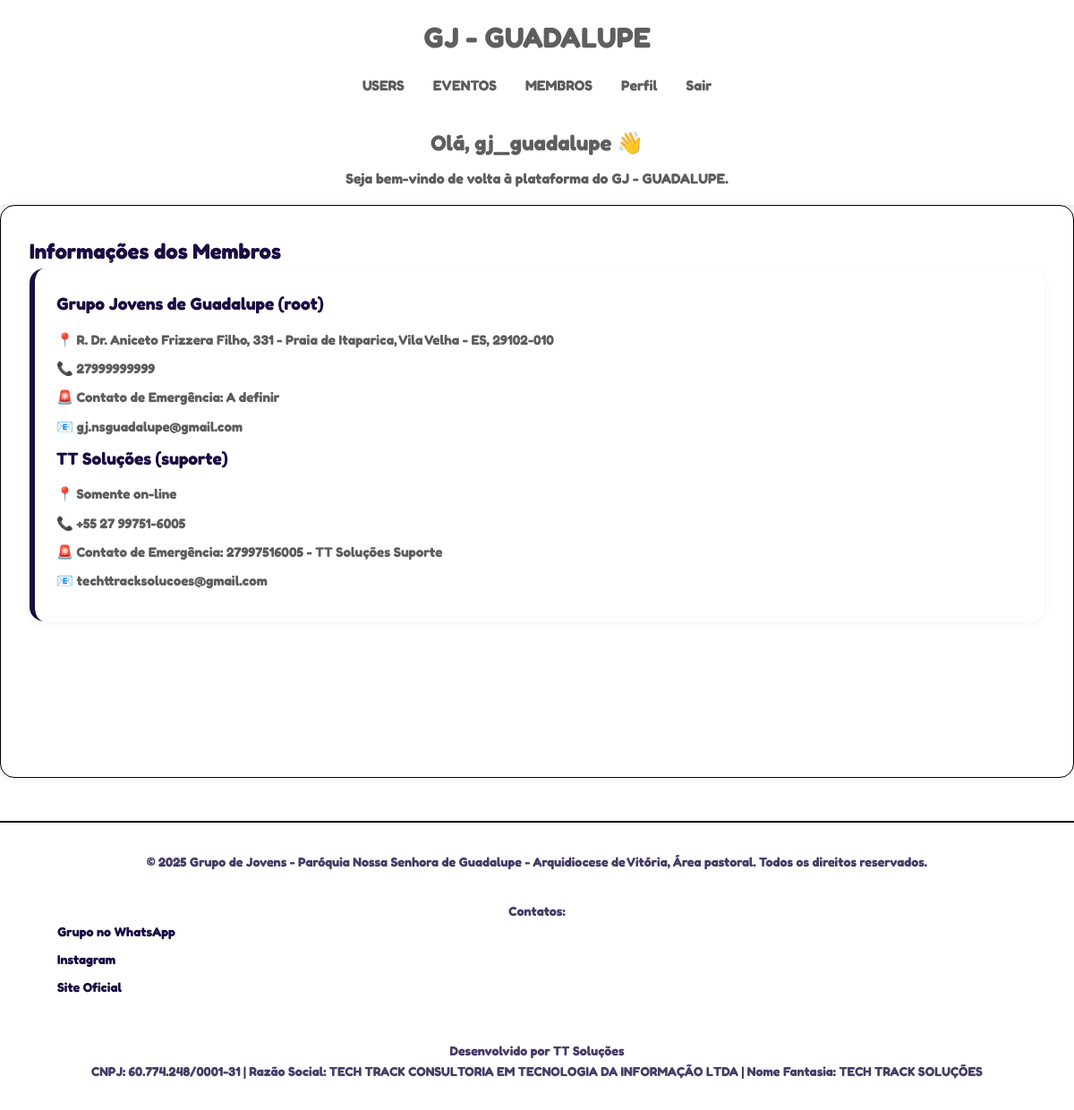
The app's page /membros/info (signed in) with its own data.
### tables this page shows
CREATE TABLE usuarios (
    id INTEGER PRIMARY KEY AUTOINCREMENT,
    username TEXT UNIQUE NOT NULL,
    email TEXT NOT NULL,
    senha_hash TEXT NOT NULL,
    cargo TEXT NOT NULL DEFAULT 'user',
    acesso_api BOOLEAN DEFAULT FALSE,
    criado_em TIMESTAMP DEFAULT CURRENT_TIMESTAMP
, nome_completo TEXT, telefone TEXT, instagram TEXT, contato_emergencia TEXT, data_nascimento TEXT, endereco TEXT);

### app/routes/gerenciar.py (the view)
@app.route('/membros/info')
@required_roles('admin', 'user')
def membros_info():
    usuarios = ver_usuarios()
    return render_template('pages/private/membros_info.html', usuarios=usuarios)

### app/routes/geral.py (called while the page is built)
@app.context_processor
def inject_now():
    if 'user' not in session:
        user = { 'is_authenticated': False }
    else:
        user = { 'is_authenticated': True }
    return {'now': datetime.now(), 'current_user': user}

### config/auth/auth.py (called while the page is built)
def get_authenticated_user_roles():
    if 'user' not in session:
        return None
    if time.time() - session.get('last_activity', 0) > SESSION_TIMEOUT:
        session.clear()
        return None
    session['last_activity'] = time.time()  # Atualiza a última atividade
    roles = session['user'].get('roles', [])
    return roles

def required_roles(*required_roles):
    def decorator(f):
        @wraps(f)
        def decorated_function(*args, **kwargs):
            user_roles = get_authenticated_user_roles()
            if user_roles is None:
                return jsonify({"error": "Não autenticado ou sessão expirada"}), 401
            if not any(role in user_roles for role in required_roles):
                return jsonify({"error": "Permissão insuficiente"}), 403
            return f(*args, **kwargs)
        return decorated_function
    return decorator

### config/database/config/functions_db.py (called while the page is built)
def conectar_banco() -> sqlite3.Connection:
    from config.models.paths import path_data_base
    import os
    path_db = os.path.join(path_data_base, 'site_gj.db')
    try:
        conn = sqlite3.connect(path_db)
        return conn
    except sqlite3.Error as e:
        raise Exception(f"Erro ao conectar ao banco: {e}")

def executar_sql(sql: str) -> Union[str, list]:
    conn = conectar_banco()
    cursor = conn.cursor()
    try:
        cursor.execute(sql)
        if cursor.description:
            resultado = cursor.fetchall()
        else:
            conn.commit()
            resultado = "Sucesso ao executar"
        return resultado
    except sqlite3.Error as e:
        conn.rollback()
        raise Exception(f"Erro ao executar SQL: {e}")
    finally:
        cursor.close()
        conn.close()

### app/templates/pages/private/membros_info.html (shortened to what this page needs)
{% extends "base.html" %}
{% block css %}
<link rel="stylesheet" href="{{ url_for('static', filename='css/pages/membros.css') }}">
{% endblock %}
{% block content %}
<h2 class="text-xl mb-4">Informações dos Membros</h2>
<div class="bg-white dark:bg-zinc-800 p-4 rounded-xl shadow-sm membro-card">
  {% for user in usuarios %}
    <div class="bg-white dark:bg-zinc-800 p-4 rounded-xl shadow-sm">
      <h3 class="font-bold text-lg">{{ user.nome_completo }}</h3>
      <p>📍 {{ user.endereco }}</p>
      <p>📞 {{ user.telefone }}</p>
      <p>🚨 Contato de Emergência: {{ user.contato_emergencia }}</p>
      <p>📧 {{ user.email }}</p>
    </div>
  {% endfor %}
</div>
{% endblock %}

### app/templates/base.html (shortened to what this page needs)
<!DOCTYPE html>
<html lang="pt-BR">
<head>
    <link rel="stylesheet" href="{{ url_for('static', filename='css/main.css') }}">
    <link rel="stylesheet" href="{{ url_for('static', filename='css/components/header.css') }}">
    <link rel="stylesheet" href="{{ url_for('static', filename='css/components/form.css') }}">
    <link rel="stylesheet" href="{{ url_for('static', filename='css/components/footer.css') }}">
    {% block css %}{% endblock %}
</head>
<body>
    {% include 'components/header.html' %}
    <main class="main-content">
        {% block content %}{% endblock %}
    </main>
    {% include 'components/footer.html' %}
</body>
</html>

### app/templates/components/header.html
<header class="main-header">
    <div class="header-container">
        <div class="brand">
            <a href="/index">GJ - GUADALUPE</a>
        </div>
        <nav class="main-nav">
            <ul>
                {% if current_user.is_authenticated %}
                    {% if session.user.cargo == 'admin' %}
                        <li><a href="/usuarios" title="Ir para painel de usuarios">USERS</a></li>
                    {% endif %}
                    <li><a href="/eventos" title="Ir para eventos">EVENTOS</a></li>
                    <li><a href="/membros" title="Ir para membros">MEMBROS</a></li>
                    <li><a href="/perfil" title="Ir para perfil do sistema">Perfil</a></li>
                    <li><a href="/logout" title="Deslogar do sistema">Sair</a></li>
                {% else %}
                    <li><a href="/login" title="Realizar Login">Login</a></li>
                {% endif %}
            </ul>
        </nav>
        <div class="header-intro">
            {% if current_user.is_authenticated %}
                <h2 class="dashboard-title">Olá, {{ session.user.username }} 👋</h2>
                <p class="dashboard-subtext">Seja bem-vindo de volta à plataforma do GJ - GUADALUPE.</p>
            {% else %}
                <h2 class="public-title">Entre para mais recursos</h2>
                <p class="public-subtext">Crie uma conta ou faça login para ter acesso completo ao sistema.</p>
            {% endif %}
        </div>
    </div>
</header>

### app/templates/components/footer.html
<footer class="main-footer">
    <div class="footer-container">
        <p>
            &copy; {{ now.year }} Grupo de Jovens - Paróquia Nossa Senhora de Guadalupe - Arquidiocese de Vitória, Área pastoral. Todos os direitos reservados.
        </p>
        <div class="footer-contacts mt-1">
            <p><strong>Contatos:</strong></p>
            <ul>
                <li><a href="https://site-ttsolucoes.onrender.com/" target="_blank">Grupo no WhatsApp</a></li>
                <li><a href="https://www.instagram.com/gj.nsguadalupe/" target="_blank">Instagram</a></li>
                <li><a href="https://gj-guadalupe.onrender.com/" target="_blank">Site Oficial</a></li>
            </ul>
        </div>
        <div class="footer-credits mt-2">
            <p>
                Desenvolvido por
                <a href="https://site-ttsolucoes.onrender.com/" target="_blank" title="Site da TT Soluções">
                    TT Soluções
                </a>
                <br>
                CNPJ: 60.774.248/0001-31 |
                Razão Social: TECH TRACK CONSULTORIA EM TECNOLOGIA DA INFORMAÇÃO LTDA |
                Nome Fantasia: TECH TRACK SOLUÇÕES
            </p>
        </div>
    </div>
</footer>

### app/static/css/main.css (style rules this page uses)
:root { --text-color: #1A0D42; --background-color: #FFFFFF; --border-color: #000000; --primary-color: #1A0D42; --secondary-color: #34D399; --accent-color: #F59E0B; --danger-color: #EF4444; --success-color: #10B981; --info-color: #60A5FA; --warning-color: #FBBF24; --text-dark: #000000; --text-light: #5E5E5E; --background-soft: #F7F7F7; --background-card: #FFFFFF; --btn-primary-bg: var(--primary-color); --btn-primary-text: #ffffff; --btn-secondary-bg: var(--secondary-color); --btn-secondary-text: #ffffff; --modal-bg: rgba(0, 0, 0, 0.6); --modal-content-bg: #fff; --spacing-unit: 1rem; }
* { margin: 0; padding: 0; box-sizing: border-box; }
a { color: var(--primary-color); text-decoration: none; transition: color 0.3s ease; }
body { font-family: 'Fredoka', sans-serif; font-weight: bold; line-height: 1.6; color: var(--text-color); background-color: var(--background-color); }
.main-content { min-height: 80vh; padding: 2rem; max-width: 1200px; margin: 0 auto; background-color: var(--background-card); border: 1px solid var(--border-color); border-radius: 1rem; box-shadow: 0 0 10px rgba(0,0,0,0.1); }
.mt-1 { margin-top: 0.5rem; }
.mt-2 { margin-top: 1rem; }

### app/static/css/components/header.css (style rules this page uses)
.main-header { background-color: var(--dark-color); color: var(--text-light); padding: 1rem 0; box-shadow: 0 2px 5px rgba(0,0,0,0.1); }
.header-container { max-width: 1200px; margin: 0 auto; padding: 0 2rem; display: flex; flex-direction: column; align-items: center; text-align: center; }
.brand a { color: var(--text-light); text-decoration: none; font-size: 2rem; font-weight: bold; }
.main-nav ul { display: flex; flex-wrap: wrap; list-style: none; justify-content: center; padding: 0; margin: 1rem 0; }
.main-nav li { margin: 0 1rem; }
.main-nav a { color: var(--text-light); text-decoration: none; font-size: 1rem; transition: color 0.3s; }
.header-intro { margin-top: 0.5rem; }
.dashboard-title, .public-title { font-size: 1.5rem; margin: 0.5rem 0; }
.dashboard-subtext, .public-subtext { font-size: 1rem; margin: 0; }

### app/static/css/components/footer.css (style rules this page uses)
.main-footer { background-color: var(--dark-color); color: var(--text-light); padding: 2rem 0; margin-top: 3rem; font-size: 0.9rem; }
.footer-container { max-width: 1200px; margin: 0 auto; padding: 0 2rem; display: flex; flex-direction: column; gap: 1.5rem; }
.main-footer p { margin: 0; opacity: 0.8; text-align: center; }
.main-footer { background-color: var(--background-soft); color: var(--text-color); padding: 2rem; font-size: 0.9rem; border-top: 2px solid var(--border-color); }
.footer-container { max-width: 1200px; margin: 0 auto; }
.footer-contacts ul { list-style: none; padding: 0; }
.footer-contacts li { margin-bottom: 0.5rem; }
.footer-contacts a, .footer-credits a { color: var(--primary-color); font-weight: bold; transition: color 0.3s; }
@media (prefers-color-scheme: light) { .main-footer { background-color: var(--light-color); color: var(--dark-color); } }

### app/static/css/pages/membros.css (style rules this page uses)
.main-content { min-height: 80vh; padding: 2rem; max-width: 1200px; margin: 0 auto; background-color: var(--background-card); border: 1px solid var(--border-color); border-radius: 1rem; box-shadow: 0 0 10px rgba(0,0,0,0.1); }
.membro-card { padding: 1.5rem; border-radius: 1rem; background-color: var(--background-card); box-shadow: 0 2px 12px rgba(0, 0, 0, 0.05); border-left: 6px solid var(--primary-color); transition: transform 0.2s ease, box-shadow 0.3s ease; }
.membro-card h3 { font-size: 1.2rem; color: var(--primary-color); margin-bottom: 0.8rem; }
.membro-card p { margin-bottom: 0.5rem; color: var(--text-light); font-size: 0.95rem; }

### records on screen
usuarios: user.username "gj_guadalupe", nome_completo "Grupo Jovens de Guadalupe (root)", endereco "R. Dr. Aniceto Frizzera Filho, 331 - Praia de Itaparica, Vila Velha - ES, 29102-010", telefone "27999999999", contato_emergencia "A definir", email "gj.nsguadalupe@gmail.com"
usuarios: nome_completo "TT Soluções (suporte)", endereco "Somente on-line", telefone "+55 27 99751-6005", contato_emergencia "27997516005 - TT Soluções Suporte", email "techttracksolucoes@gmail.com"
